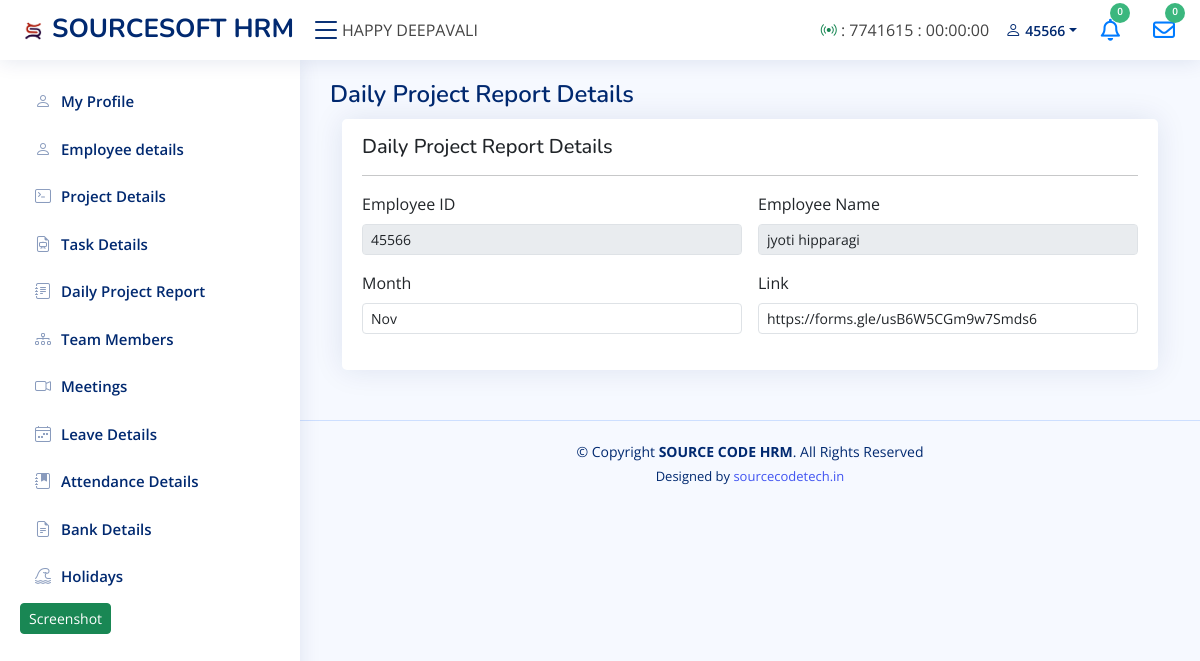
Screenshot of /sourcesoft/employee_dashboard/emp_dailyreport.php (signed in) with the database file from the repository.
### tables this page shows
CREATE TABLE `notice` (
  `id` int(11) NOT NULL,
  `notice` varchar(500) NOT NULL
);

CREATE TABLE `emp_details` (
  `id` int(90) NOT NULL,
  `fname` varchar(100) NOT NULL,
  `empid` varchar(50) NOT NULL,
  `email` varchar(50) NOT NULL,
  `phno` varchar(12) NOT NULL,
  `username` varchar(50) NOT NULL,
  `pass` varchar(50) NOT NULL,
  `department` varchar(50) NOT NULL,
  `position` varchar(50) NOT NULL,
  `proname` varchar(200) NOT NULL,
  `sdate` varchar(40) NOT NULL,
  `edate` varchar(40) NOT NULL,
  `man` varchar(50) NOT NULL,
  `jdate` varchar(10) NOT NULL,
  `bdate` varchar(10) NOT NULL,
  `add` varchar(200) NOT NULL,
  `edu` varchar(40) NOT NULL,
  `about` text NOT NULL,
  `skills` varchar(50) NOT NULL,
  `status` varchar(255) NOT NULL,
  `last_act` datetime NOT NULL,
  `twitter` varchar(100) NOT NULL,
  `facebook` varchar(100) NOT NULL,
  `instagram` varchar(100) NOT NULL,
  `linkedin` varchar(100) NOT NULL,
  `profile_pic` varchar(300) NOT NULL,
  `adhar_card` varchar(300) NOT NULL,
  `pan_card` varchar(300) NOT NULL
);

CREATE TABLE `noticedpr` (
  `id` int(11) NOT NULL,
  `imonth` varchar(40) NOT NULL,
  `link` varchar(50) NOT NULL
);

### sourcesoft/employee_dashboard/emp_dailyreport.php (the view, shortened to what this page needs)
<?php
include 'connection.php';
?>
<!DOCTYPE html>
<html lang="en">
<head>
    <link href="assets/vendor/bootstrap/css/bootstrap.min.css" rel="stylesheet">
    <link href="assets/vendor/bootstrap-icons/bootstrap-icons.css" rel="stylesheet">
    <link href="assets/vendor/boxicons/css/boxicons.min.css" rel="stylesheet">
    <link href="assets/vendor/quill/quill.snow.css" rel="stylesheet">
    <link href="assets/vendor/quill/quill.bubble.css" rel="stylesheet">
    <link href="assets/vendor/remixicon/remixicon.css" rel="stylesheet">
    <link href="assets/vendor/simple-datatables/style.css" rel="stylesheet">
    <link href="assets/css/style.css" rel="stylesheet">
    <link rel="stylesheet" href="https://cdn.jsdelivr.net/npm/sweetalert2@11.0.18/dist/sweetalert2.min.css">
    <link rel="stylesheet" href="https://cdnjs.cloudflare.com/ajax/libs/font-awesome/6.4.2/css/all.min.css">
</head>
<body>
    <?php include "include/header.php"; ?>
    <?php include "include/sidebar.php"; ?>
    <main id="main" class="main">
        <div class="pagetitle">
            <h1>Daily Project Report Details</h1>
        </div>
        <div class="container">
            <div class="card">
                <div class="card-body">
                    <h5 class="mt-3">Daily Project Report Details</h5>
                    <hr>
                    <?php
                    $emp_id = $show_data['empid'];
                    $emp_name = $show_data['fname'];
                    ?>
                    <form class="row g-3" action="#" method="POST" onsubmit="return validateForm()">
                    <div class="col-md-6">
                            <label for="inputhdname" class="form-label">Employee ID</label>
                            <input type="text" name="id" class="form-control form-control-sm" id="inputid"
                                value="<?php echo $emp_id ?>" required disabled>
                        </div>
                        <div class="col-md-6">
                            <label for="inputhdname" class="form-label">Employee Name </label>
                            <input type="text" name="name" class="form-control form-control-sm" id="inputhdname"
                                value="<?php echo $emp_name ?>" required disabled>
                        </div>
                        <div class="col-md-6">
                            <label for="inputhdname" class="form-label">Month </label>
                            <?php
                                include "connection.php";
                                 $query_result = mysqli_query($conn, "SELECT * FROM `noticedpr`");
                                 while ($result = mysqli_fetch_array($query_result)) {
                                  ?>&nbsp;
                                  <input type="text"  class="form-control form-control-sm"
                                  value="<?php echo date('M', strtotime($result['imonth'])); ?>" >
                                  <?php
                                  }
                                 ?>
                         </div>
                        <div class="col-md-6">
                            <label for="inputhdname" class="form-label">Link</label>
                            <?php
                                include "connection.php";
                                $query_result = mysqli_query($conn, "SELECT * FROM `noticedpr`");
                                while ($result = mysqli_fetch_array($query_result)) {
                                ?>&nbsp;
                                <a type="text"  class="form-control form-control-sm"  target="_blank" href="<?php echo $result['link']; ?>"><?php echo $result['link']; ?></a>
                                <?php
                                }
                                ?>
                        </div>
</form>
</div>
    </main>
    <?php include "include/footer.php"; ?>
</body>
</html>

### sourcesoft/employee_dashboard/include/header.php (shortened to what this page needs)
<!DOCTYPE html>
<html lang="en">
<head>
    <link rel="stylesheet" href="https://cdnjs.cloudflare.com/ajax/libs/font-awesome/6.4.2/css/all.min.css"
 />
</head>
<?php
include('connection.php');
if (isset($_SESSION['start_time'])) {
    $currentTime = time();
    $startTime = $_SESSION['start_time'];
}
?>
<header id="header" class="header fixed-top d-flex align-items-center">
    <div class="d-flex align-items-center justify-content-between">
        <a href="emp_profile" class="logo d-flex align-items-center">
            <span class="d-none d-lg-block"><img src="assets\img\sourcesoft_logo.png" alt="SOURCESOFT">SOURCESOFT
                HRM</span>
        </a>
        <i class="bi bi-list toggle-sidebar-btn"></i>
    </div>
    <div>
        <marquee direction="left" behavior="scroll">
            <?php
   $query_result = mysqli_query($conn, "SELECT * FROM `notice`");
     while ($result = mysqli_fetch_array($query_result)) {
    ?>
            <?php echo $result['notice']; ?>&nbsp;&nbsp;&nbsp;&nbsp;&nbsp;&nbsp;
            <?php
    }
    ?>
        </marquee>
    </div>
    <nav class="header-nav ms-auto">
        <ul class="d-flex align-items-center">
            <?php $sessionDuration = $currentTime - $startTime;
            $formattedDuration = gmdate("H:i:s", $sessionDuration);
            ?>
            <?php $id = $_SESSION['session_id']; ?>
            <li>
                <div class="pt-3 pe-3">
                    <p>
                        <i class="bi bi-broadcast text-success"></i> : <?php echo "$id" ?> :
                        <?php echo "$formattedDuration" ?>
                    </p>
                </div>
            </li>
            <?php $user =  $_SESSION['auth_user'];
            $user_data = "SELECT * FROM emp_details WHERE username = '$user'";
            $result = mysqli_query($conn, $user_data);
            $show_data = mysqli_fetch_assoc($result);
            $empid = $show_data['empid'];
            ?>
            <li class="nav-item dropdown pe-3">
                <a class="nav-link nav-profile d-flex align-items-center pe-0" href="#" data-bs-toggle="dropdown">
                    <i class="bi bi-person"></i>
                    <span class="d-none d-md-block dropdown-toggle ps-1"><?php echo "$empid"; ?></span>
                </a>
            </li>
            <li class="nav-item">
    <a class="nav-link nav-icon" href="#" data-bs-toggle="dropdown">
        <div class="nav-item dropdown ms-2">
            <?php
            $id = $_SESSION['auth_user'];
            $orderSql = "SELECT * FROM assign_task WHERE status = 'To-Do' && emp_id = '$id' ";
            $orderQuery = mysqli_query($conn, $orderSql);
            $countOrder = mysqli_num_rows($orderQuery);
            ?>
            <span class="badge rounded-pill" style="height: 20px; width: 20px; font-size: 10px;">
                <?php echo $countOrder; ?></span>
            <?php if ($countOrder > 0) { ?>
                <a href='emp_task'> <i class="fa-solid fa-bell fa-shake fa-lg" style="color:#007bff;"></i></a>
            <?php } else { ?>
                <i class="fa-regular fa-bell" style="color:#007bff;"></i>
            <?php } ?>
        </div>
    </a>
</li>
<li class="nav-item">
    <a class="nav-link nav-icon" href="#" data-bs-toggle="dropdown">
        <div class="nav-item dropdown ms-2">
            <?php
            $orderSql = "SELECT * FROM project WHERE status = 'Not Started'";
            $orderQuery = mysqli_query($conn, $orderSql);
            $countOrder = mysqli_num_rows($orderQuery);
            ?>
            <span class="badge rounded-pill" style="height: 20px; width: 20px; font-size: 10px;">
                <?php echo $countOrder; ?></span>
            <?php if ($countOrder > 0) { ?>
                <a href='emp_project'> <i class="fa-solid fa-envelope fa-shake fa-lg" style="color: #007bff;"></i></a>
            <?php } else { ?>
                <i class="fa-regular fa-envelope" style="color: #007bff;"></i>
            <?php } ?>
        </div>
    </a>
</li>
        </ul>
    </nav>
</header>
</html>

### sourcesoft/employee_dashboard/assets/css/style.css (style rules this page uses)
:root { scroll-behavior: smooth; }
body { font-family: "Open Sans", sans-serif; background: #f6f9ff; color: #444444; }
a { color: #4154f1; text-decoration: none; }
h1, h2, h3, h4, h5, h6 { font-family: "Nunito", sans-serif; }
#main { margin-top: 60px; padding: 20px 30px; transition: all 0.3s; }
.pagetitle { margin-bottom: 10px; }
.pagetitle h1 { font-size: 24px; margin-bottom: 0; font-weight: 600; color: #012970; }
.card { margin-bottom: 30px; border: none; border-radius: 5px; box-shadow: 0px 0 30px rgba(1, 41, 112, 0.1); }
.card-body { padding: 0 20px 20px 20px; }
.logo { line-height: 1; }
@media (min-width: 1200px) { .logo { width: 280px; } }
.logo img { max-height: 26px; margin-right: 6px; }
.logo span { font-size: 26px; font-weight: 700; color: #012970; font-family: "Nunito", sans-serif; }
.header { transition: all 0.5s; z-index: 997; height: 60px; box-shadow: 0px 2px 20px rgba(1, 41, 112, 0.1); background-color: #fff; padding-left: 20px; }
.header .toggle-sidebar-btn { font-size: 32px; padding-left: 10px; cursor: pointer; color: #012970; }
.header-nav ul { list-style: none; }
.header-nav>ul { margin: 0; padding: 0; }
.header-nav .nav-icon { font-size: 22px; color: #012970; margin-right: 25px; position: relative; }
.header-nav .nav-profile { color: #012970; }
.header-nav .nav-profile span { font-size: 14px; font-weight: 600; }
@media (min-width: 1200px) { #main, #footer { margin-left: 300px; } }

### sourcesoft/employee_dashboard/include/header.php (style rules this page uses)
.rounded-pill { padding-right: .6em; padding-left: .6em; }
.badge { position: absolute; right: -10px; top: -16px; color: #ffffff; height: 8px; width: 8px; font-weight: 600; font-size: 8px; text-align: center; line-height: 17px; display: block; padding: 0; background-color: #3BB77E; }

### rows the page displays
notice: notice "HAPPY DEEPAVALI"
emp_details: empid "45566", id "45566", name "jyoti hipparagi"
noticedpr: imonth "Nov", link "https://forms.gle/usB6W5CGm9w7Smds6"

### other values shown
$id "7741615"
$formattedDuration "00:00:00"
$countOrder "0"
